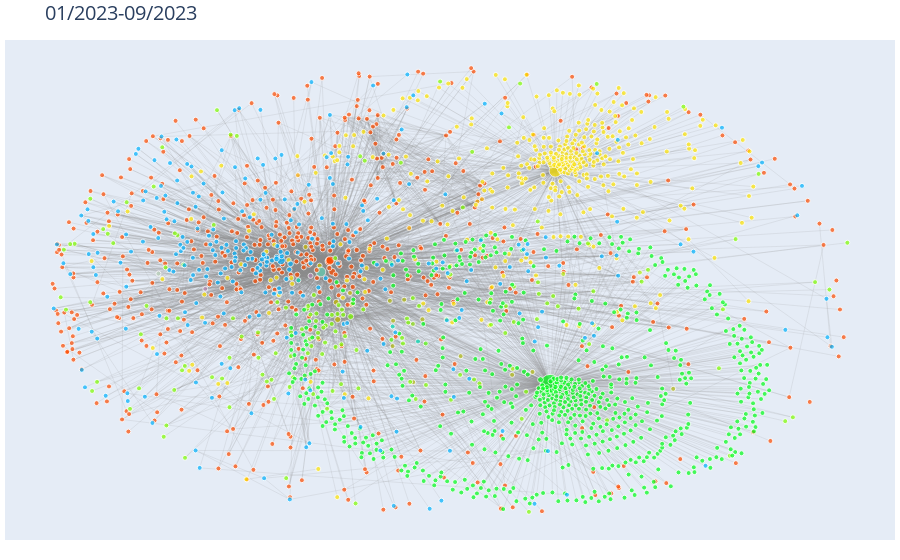

This figure's notebook cell:
### Code cell
ecosystem_g_figure

### Figure 1 — Plotly figure (JSON) as saved in the notebook; plotly's stock layout.template omitted (floating-point values rounded to 4 significant figures; data arrays with more than 128 entries replaced by an {"elided": "..."} marker saying what was removed)
{"data": [{"hoverinfo": "none", "line": {"color": "#888", "width": 0.15}, "mode": "lines", "type": "scatter", "x": {"elided": "13998 float values"}, "y": {"elided": "13998 float values"}}, {"hoverinfo": "text", "marker": {"color": {"elided": "2105 str values"}, "size": {"elided": "2105 float values"}}, "mode": "markers", "text": {"elided": "2105 str values"}, "type": "scatter", "x": {"elided": "2105 float values"}, "y": {"elided": "2105 float values"}}], "layout": {"hovermode": "closest", "margin": {"b": 20, "l": 5, "r": 5, "t": 40}, "showlegend": false, "title": {"font": {"size": 20}, "text": "01/2023-09/2023"}, "xaxis": {"showgrid": false, "showticklabels": false, "zeroline": false}, "yaxis": {"showgrid": false, "showticklabels": false, "zeroline": false}}}
